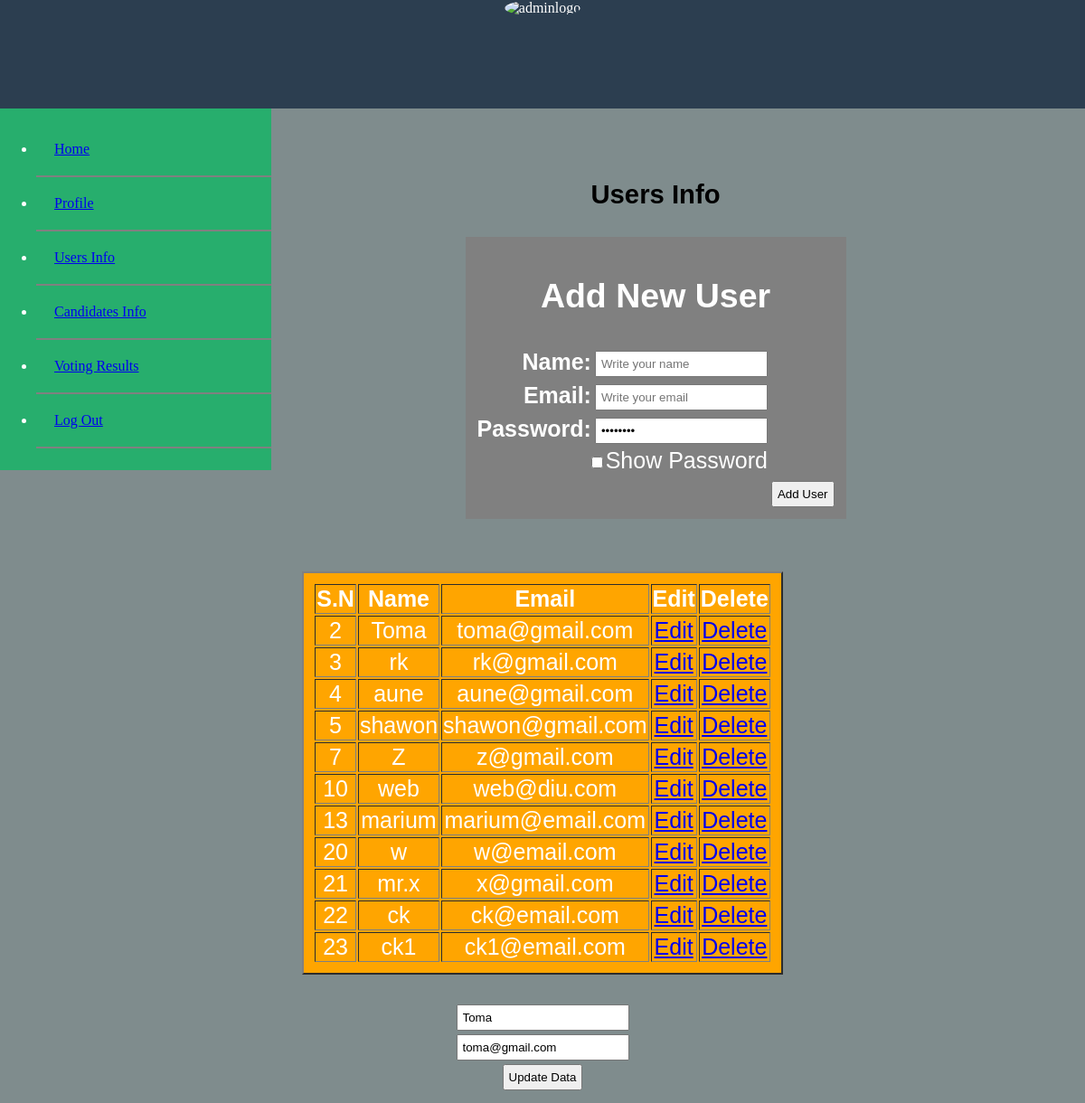
The app's page /usersInfo.php?edit=2 (signed in) with its own data.
### tables this page shows
CREATE TABLE `users` (
  `id` int(100) NOT NULL,
  `name` varchar(100) NOT NULL,
  `pass` varchar(100) NOT NULL,
  `email` varchar(100) NOT NULL
);

### show_data.php (the view)
<!DOCTYPE html>
<?php
$con=mysqli_connect("localhost","root","","voting_system") or die("Connection was not created");
?>
<html>
<body>
<table width="500" bgcolor="orange" border="2">
    <tr>
        <th>S.N</th>
        <th>Name</th>
        <th>Email</th>
        <th>Edit</th>
        <th>Delete</th>
    </tr>
   <?php
        $select="select * from users";
        $run_select=mysqli_query($con,$select);
        while($row=mysqli_fetch_array($run_select)){
            $user_id=$row['id'];
            $user_name=$row['name'];
            $user_email=$row['email'];
    ?>
    <tr align="center">
        <td><?php echo $user_id;?></td>
        <td><?php echo $user_name;?></td>
        <td><?php echo $user_email;?></td>
        <td><a href="usersInfo.php?edit=<?php echo $user_id;?>">Edit</a></td>
        <td><a href="usersInfo.php?delete=<?php echo $user_id;?>">Delete</a></td>
    </tr>
        <?php } ?>
</table>
</body>
</html>

### edit.php (shortened to what this page needs)
<?php
$con=mysqli_connect("localhost","root","","voting_system") or die("Connection was not created");
?>
<html>
<body>
  <?php
                if(isset($_GET['edit'])){
                    $edit_id=$_GET['edit'];
                    $edit="select * from users where id=$edit_id";
                    $run_edit=mysqli_query($con,$edit);
                    $row=mysqli_fetch_array($run_edit);
                        $user_name=$row['name'];
                        $user_email=$row['email'];
                }
            ?>
        <br/>
        <form method="post" action="">
                <input type="text" name="u_name" value="<?php echo $user_name;?>"/><br/>
                <input type="text" name="u_email" value="<?php echo $user_email;?>"/><br/>
                <input type="submit" name="update" value="Update Data"/></br>
            </form>
    </body>
</html>

### usersInfo.php (style rules this page uses)
body { margin:0px; border: 0px; }

### add_user.php (style rules this page uses)
table { color:white; padding:10px; width:400px; }
input { padding:5px; }

### records on screen
users: id "2", name "Toma", email "toma@gmail.com", u_name "Toma", u_email "toma@gmail.com"
users: id "3", name "rk", email "rk@gmail.com"
users: id "4", name "aune", email "aune@gmail.com"
users: id "5", name "shawon", email "shawon@gmail.com"
users: id "7", name "Z", email "z@gmail.com"
users: id "10", name "web", email "web@diu.com"
users: id "13", name "marium", email "marium@email.com"
users: id "20", name "w", email "w@email.com"
users: id "21", name "mr.x", email "x@gmail.com"
users: id "22", name "ck", email "ck@email.com"
users: id "23", name "ck1", email "ck1@email.com"
